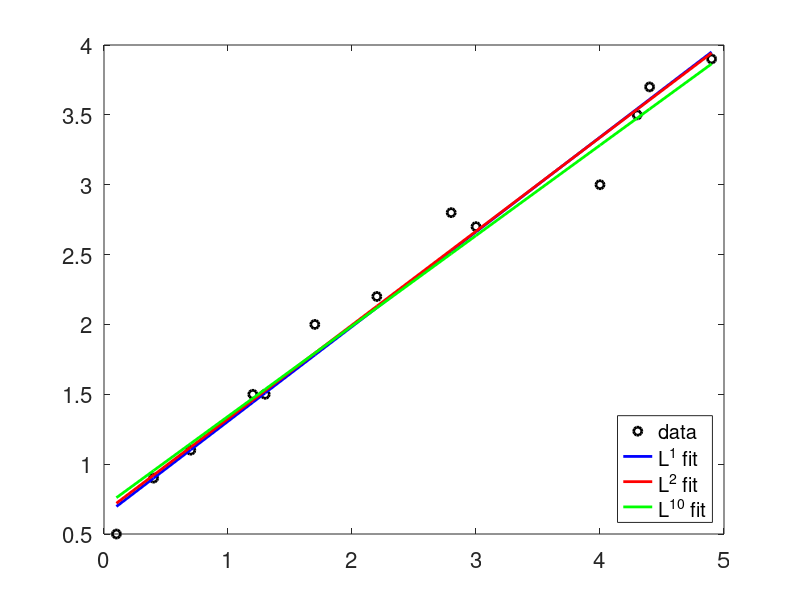
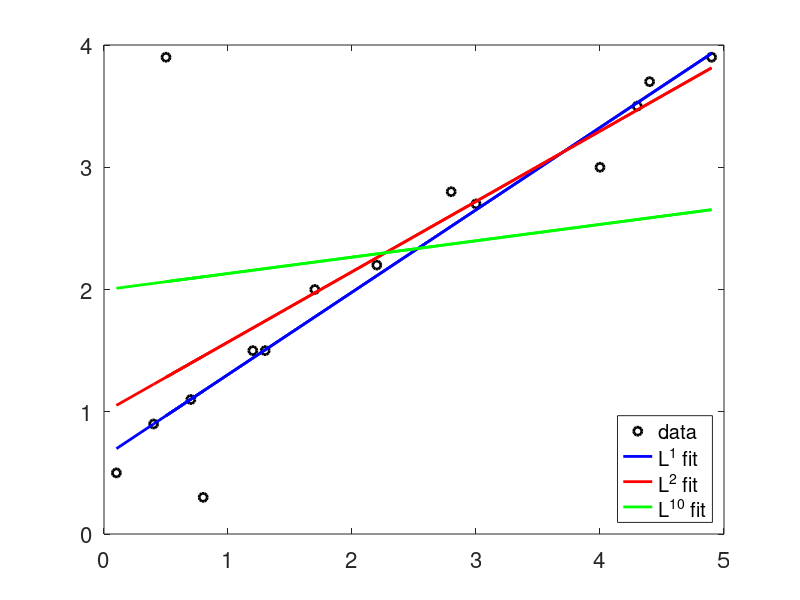

These charts were generated, in order, by the following MATLAB code: (Note: this script raises an error after producing the figures.)
%% Lecture 21 Code

% Clean workspace
clear all; close all; clc

%% Create data vectors

x=[0.1 0.4 0.7 1.2 1.3 1.7 2.2 2.8 3.0 4.0 4.3 4.4 4.9];
y=[0.5 0.9 1.1 1.5 1.5 2.0 2.2 2.8 2.7 3.0 3.5 3.7 3.9];

%% Best fit by error function

line = @ (m,b) m*x+b;
E1 = @ (par) norm(y - line(par(1),par(2)),1); % par = parameter = (m,b) 
E2 = @ (par) norm(y - line(par(1),par(2)),2);
E10 = @ (par) norm(y - line(par(1),par(2)),10); % just for fun
coeff_L1 = fminsearch(E1, [1 1]); % Initial guess for par = [1 1]
coeff_L2 = fminsearch(E2, [1 1]);
coeff_L10 = fminsearch(E10, [1 1]);

%% Plot results

figure(1)
plot(x,y,'ok','Linewidth',2)
hold on
plot(x,line(coeff_L1(1),coeff_L1(2)),'b','Linewidth',2)
plot(x,line(coeff_L2(1),coeff_L2(2)),'r','Linewidth',2)
plot(x,line(coeff_L10(1),coeff_L10(2)),'g','Linewidth',2)
legend('data','L^1 fit','L^2 fit', 'L^{10} fit', 'Location', 'southeast')
set(gca,'Fontsize',16)

%% Add in outliers

x = [x 0.5 0.8];
y = [y 3.9 0.3];

line = @ (m,b) m*x+b;
E1 = @ (par) norm(y - line(par(1),par(2)),1); % par = parameter = (m,b) 
E2 = @ (par) norm(y - line(par(1),par(2)),2);
E10 = @ (par) norm(y - line(par(1),par(2)),10); % just for fun
coeff_L1 = fminsearch(E1, [1 1]); % Initial guess for par = [1 1]
coeff_L2 = fminsearch(E2, [1 1]);
coeff_L10 = fminsearch(E10, [1 1]);

figure(2)
plot(x,y,'ok','Linewidth',2)
hold on
plot(x,line(coeff_L1(1),coeff_L1(2)),'b','Linewidth',2)
plot(x,line(coeff_L2(1),coeff_L2(2)),'r','Linewidth',2)
plot(x,line(coeff_L10(1),coeff_L10(2)),'g','Linewidth',2)
legend('data','L^1 fit','L^2 fit', 'L^{10} fit', 'Location', 'southeast')
set(gca,'Fontsize',16)

%% Underdetermined linear system

clear all; close all; clc

A = [1/2 1/4 3 7 -2 10];
b = [3];
x = A\b;

%% Solving with the pseudoinverse

x2 = pinv(A)*b;

%% Comparing solution finding methods

% Initializing a 100x500 linear system
m=100; n=500;
A=randn(m,n);
b=randn(m,1);

% Built-in MATLAB solvers
x1=A\b;
x2=pinv(A)*b;

% cvx solutions
cvx_begin quiet
    variable x3(n);
    minimize( norm(x3,1) );
    subject to
    A*x3 == b;
cvx_end
cvx_begin quiet
    variable x4(n);
    minimize( norm(x4,2) );
    subject to
    A*x4 == b;
cvx_end

% Plot histograms
figure(3)
subplot(4,1,1)
histogram(x1,linspace(-.2,.2,31)) % specify edges of bins
title('Backslash')
xlim([-.2 .2])
subplot(4,1,2)
histogram(x2,linspace(-.2,.2,31))
title('Pseudoinverse')
xlim([-.2 .2])
subplot(4,1,3)
histogram(x1,linspace(-.2,.2,31))
title('L1 minimization')
xlim([-.2 .2])
subplot(4,1,4)
histogram(x4,linspace(-.2,.2,31))
title('L2 minimization')

%% Number of nonzero elements in our solutions

nnz(x1)
nnz(x3)

%% Solving an overdetermined system

clear all; close all; clc

m=500; n=150;
A=randn(m,n);
b=randn(m,1);

% Built-in MATLAB solvers
x1=A\b;
x2=pinv(A)*b;

% cvx solutions
cvx_begin quiet
    variable x3(n);
    minimize( norm(A*x3-b,1) );
cvx_end
cvx_begin quiet
    variable x4(n);
    minimize( norm(A*x4-b,2) );
cvx_end

% Plot historgrams
figure(4)
subplot(4,1,1)
histogram(A*x1-b,80) % specify number of bins
title('Backslash')
xlim([-4 4])
subplot(4,1,2)
histogram(A*x2-b,80)
title('Pseudoinverse')
xlim([-4 4])
subplot(4,1,3)
histogram(A*x3-b,80)
title('L1 minimization')
xlim([-4 4])
subplot(4,1,4)
histogram(A*x4-b,80)
title('L2 minimization')
xlim([-4 4])

